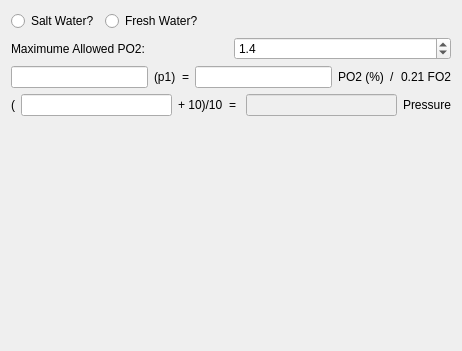
<?xml version="1.0" encoding="UTF-8"?>
<ui version="4.0">
 <class>CPage</class>
 <widget class="QWidget" name="CPage">
  <property name="geometry">
   <rect>
    <x>0</x>
    <y>0</y>
    <width>462</width>
    <height>351</height>
   </rect>
  </property>
  <property name="windowTitle">
   <string>Title</string>
  </property>
  <layout class="QVBoxLayout" name="verticalLayout">
   <item>
    <layout class="QHBoxLayout" name="horizontalLayout">
     <item>
      <widget class="QRadioButton" name="saltwater">
       <property name="text">
        <string>Salt Water?</string>
       </property>
      </widget>
     </item>
     <item>
      <widget class="QRadioButton" name="freshWater">
       <property name="text">
        <string>Fresh Water?</string>
       </property>
      </widget>
     </item>
     <item>
      <spacer name="horizontalSpacer">
       <property name="orientation">
        <enum>Qt::Orientation::Horizontal</enum>
       </property>
       <property name="sizeHint" stdset="0">
        <size>
         <width>40</width>
         <height>20</height>
        </size>
       </property>
      </spacer>
     </item>
    </layout>
   </item>
   <item>
    <layout class="QHBoxLayout" name="horizontalLayout_4">
     <item>
      <widget class="QLabel" name="label_4">
       <property name="text">
        <string>Maximume Allowed PO2:</string>
       </property>
      </widget>
     </item>
     <item>
      <widget class="QDoubleSpinBox" name="maxPO2">
       <property name="decimals">
        <number>1</number>
       </property>
       <property name="minimum">
        <double>0.200000000000000</double>
       </property>
       <property name="maximum">
        <double>2.000000000000000</double>
       </property>
       <property name="singleStep">
        <double>0.100000000000000</double>
       </property>
       <property name="value">
        <double>1.400000000000000</double>
       </property>
      </widget>
     </item>
    </layout>
   </item>
   <item>
    <layout class="QHBoxLayout" name="horizontalLayout_2">
     <item>
      <widget class="QLineEdit" name="ambientPressure">
       <property name="enabled">
        <bool>true</bool>
       </property>
      </widget>
     </item>
     <item>
      <widget class="QLabel" name="ambientPressureLabel">
       <property name="text">
        <string>(p1)</string>
       </property>
      </widget>
     </item>
     <item>
      <widget class="QLabel" name="label_3">
       <property name="text">
        <string>=</string>
       </property>
      </widget>
     </item>
     <item>
      <widget class="QLineEdit" name="po2"/>
     </item>
     <item>
      <widget class="QLabel" name="po2Label">
       <property name="text">
        <string>PO2 (%)</string>
       </property>
      </widget>
     </item>
     <item>
      <widget class="QLabel" name="label_6">
       <property name="text">
        <string>/</string>
       </property>
      </widget>
     </item>
     <item>
      <widget class="QLabel" name="fo2Label">
       <property name="text">
        <string>0.21 FO2</string>
       </property>
      </widget>
     </item>
    </layout>
   </item>
   <item>
    <layout class="QHBoxLayout" name="horizontalLayout_3">
     <item>
      <widget class="QLabel" name="label">
       <property name="text">
        <string>(</string>
       </property>
      </widget>
     </item>
     <item>
      <widget class="QLineEdit" name="mod"/>
     </item>
     <item>
      <widget class="QLabel" name="modLabel">
       <property name="text">
        <string>+ 10)/10</string>
       </property>
      </widget>
     </item>
     <item>
      <widget class="QLabel" name="label_2">
       <property name="text">
        <string>= </string>
       </property>
      </widget>
     </item>
     <item>
      <widget class="QLineEdit" name="pressureForDepth">
       <property name="enabled">
        <bool>false</bool>
       </property>
      </widget>
     </item>
     <item>
      <widget class="QLabel" name="pressureLabel">
       <property name="text">
        <string>Pressure</string>
       </property>
      </widget>
     </item>
    </layout>
   </item>
   <item>
    <spacer name="verticalSpacer">
     <property name="orientation">
      <enum>Qt::Orientation::Vertical</enum>
     </property>
     <property name="sizeHint" stdset="0">
      <size>
       <width>20</width>
       <height>40</height>
      </size>
     </property>
    </spacer>
   </item>
  </layout>
  <action name="actionExit">
   <property name="text">
    <string>Exit</string>
   </property>
   <property name="iconText">
    <string>E&amp;xit</string>
   </property>
   <property name="shortcut">
    <string>Alt+F4</string>
   </property>
  </action>
 </widget>
 <tabstops>
  <tabstop>saltwater</tabstop>
  <tabstop>freshWater</tabstop>
  <tabstop>maxPO2</tabstop>
  <tabstop>ambientPressure</tabstop>
  <tabstop>po2</tabstop>
  <tabstop>mod</tabstop>
  <tabstop>pressureForDepth</tabstop>
 </tabstops>
 <resources/>
 <connections/>
</ui>
